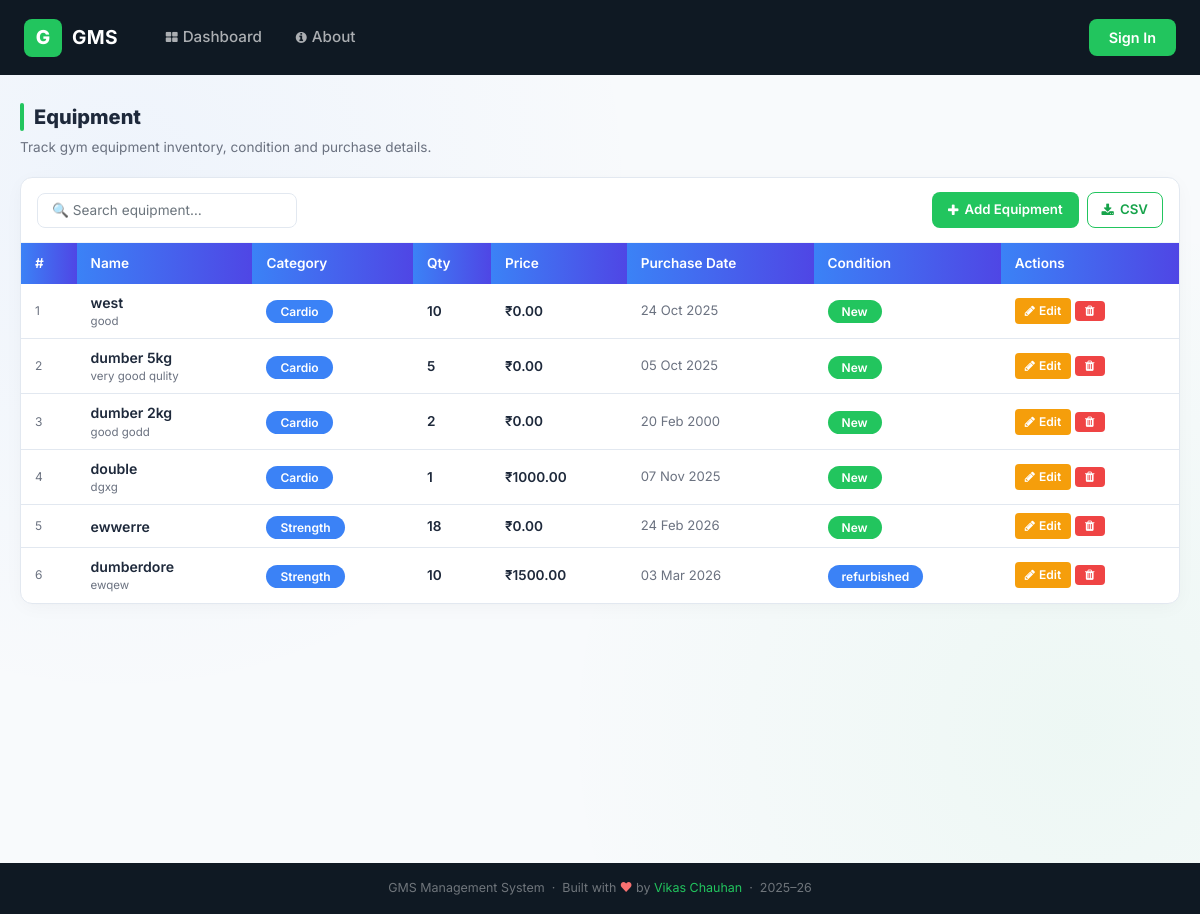
The app's page /view_equipment/ with its own data.
### gym/models.py (models this page shows, shortened)
class Equipment(models.Model):
    name = models.CharField(max_length=100)
    category = models.CharField(max_length=50, default="")
    quantity = models.PositiveIntegerField(default=1)
    price = models.DecimalField(max_digits=10, decimal_places=2)
    unit = models.CharField(max_length=10)
    date = models.DateField()  # Proper DateField
    condition = models.CharField(max_length=20, default="new")
    description = models.TextField(max_length=500)

### gym/views.py (the view)
# urls.py: path('view_equipment/', View_Equipment, name='view_equipment'),
def View_Equipment(request):
    equ = Equipment.objects.all()
    d = {'equ': equ}
    return render(request, 'view_equipment.html', d)

### gym/templates/view_equipment.html (shortened to what this page needs)
{% extends 'navigation.html' %}
{% load static %}
{% block body %}
<div style="display:flex; align-items:center; gap:10px; margin-bottom:6px;">
    <div style="width:4px; height:28px; background:#22c55e; border-radius:2px;"></div>
    <h1 style="font-size:1.25rem; font-weight:800; margin:0;">Equipment</h1>
</div>
<p style="color:#6b7280; font-size:0.85rem; margin-bottom:20px;">Track gym equipment inventory, condition and purchase details.</p>
<div class="app-card">
    <div style="padding:14px 16px; border-bottom:1px solid #f1f5f9; display:flex; align-items:center; flex-wrap:wrap; gap:10px; justify-content:space-between;">
        <input type="text" id="equipmentSearch" class="form-control" style="width:260px;font-size:0.85rem;padding:8px 14px;" placeholder="🔍 Search equipment…" onkeyup="searchEquipment()">
        <div style="display:flex;gap:8px;">
            <a href="{% url 'add_equipment' %}" class="btn-gms-primary" style="text-decoration:none;display:inline-flex;align-items:center;gap:6px;font-size:0.83rem;padding:8px 16px;">
                <i class="fa fa-plus"></i> Add Equipment
            </a>
            <a href="{% url 'export_equipment_csv' %}" class="btn-gms-outline" style="text-decoration:none;display:inline-flex;align-items:center;gap:6px;font-size:0.83rem;padding:7px 14px;">
                <i class="fa fa-download"></i> CSV
            </a>
        </div>
    </div>
    <div style="overflow-x:auto;">
        <table class="gms-table" style="min-width:640px;" id="eqTable">
            <thead>
                <tr>
                    <th>#</th><th>Name</th><th>Category</th><th>Qty</th><th>Price</th><th>Purchase Date</th><th>Condition</th><th>Actions</th>
                </tr>
            </thead>
            <tbody id="equipmentBody">
            {% for e in equ %}
            <tr>
                <td style="color:#6b7280;font-size:0.75rem;">{{ forloop.counter }}</td>
                <td>
                    <div style="font-weight:600;font-size:0.88rem;">{{ e.name }}</div>
                    <div style="font-size:0.72rem;color:#6b7280;">{{ e.description|truncatechars:42 }}</div>
                </td>
                <td><span class="badge-blue">{{ e.category|default:"—" }}</span></td>
                <td style="font-size:0.85rem; font-weight:600;">{{ e.quantity }}</td>
                <td style="font-size:0.85rem; font-weight:600;">₹{{ e.price }}</td>
                <td style="color:#6b7280;font-size:0.82rem;">{{ e.date|date:"d M Y" }}</td>
                <td>
                    {% if e.condition == 'new' %}
                        <span class="badge-green">New</span>
                    {% elif e.condition == 'good' %}
                        <span class="badge-blue">Good</span>
                    {% elif e.condition == 'worn' %}
                        <span class="badge-yellow">Worn</span>
                    {% else %}
                        <span class="badge-blue">{{ e.condition|default:"—" }}</span>
                    {% endif %}
                </td>
                <td style="white-space:nowrap;">
                    <a href="{% url 'edit_equipment' e.id %}" class="btn-action-edit">
                        <i class="fa fa-pencil"></i> Edit
                    </a>
                    <a href="{% url 'delete_equipment' e.id %}" onclick="return confirm('Delete equipment {{ e.name }}?')" class="btn-action-delete">
                        <i class="fa fa-trash"></i>
                    </a>
                </td>
            </tr>
            {% empty %}
            <tr><td colspan="8" style="text-align:center; padding:48px; color:#6b7280;">No equipment found.</td></tr>
            {% endfor %}
            </tbody>
        </table>
    </div>
</div>
{% endblock %}

### gym/templates/navigation.html (style rules this page uses)
*, *::before, *::after { box-sizing: border-box; }
:root { --green: #22c55e; --green-dark: #16a34a; --green-light: #dcfce7; --dark: #0f1923; --dark2: #1a2535; --sidebar: #111c2a; --text: #1e293b; --muted: #64748b; --border: #e2e8f0; --white: #ffffff; --bg: #f8fafc; --bg-gradient: radial-gradient(circle at 10% 20%, rgba(59, 130, 246, 0.05), transparent 40%), radial-gradient(circle at 90% 80%, rgba(34, 197, 94, 0.05), transparent 40%); --card-shadow: 0 4px 20px -2px rgba(0, 0, 0, 0.04), 0 2px 10px -2px rgba(0, 0, 0, 0.02); --border-soft: #f1f5f9; --green-light: rgba(34,197,94,0.15); --table-head: #0f172a; --table-hover: #f1f5f9; --table-border: #e2e8f0; --input-bg: #ffffff; }
body { font-family: 'Inter', -apple-system, BlinkMacSystemFont, sans-serif; background: var(--bg); background-image: var(--bg-gradient); background-attachment: fixed; color: var(--text); margin: 0; min-height: 100vh; }
.app-card { background: var(--white); border: 1px solid var(--border); border-radius: 12px; box-shadow: var(--card-shadow); overflow: hidden; transition: transform 0.2s, box-shadow 0.2s; }
.gms-table { width: 100%; border-collapse: collapse; }
.gms-table thead th { background: linear-gradient(90deg, #3b82f6, #4f46e5); border-bottom: none; padding: 10px 14px; font-size: 0.85rem; font-weight: 600; text-transform: capitalize; color: #ffffff; white-space: nowrap; }
.gms-table tbody td { padding: 8px 14px; border-bottom: 1px solid var(--table-border); font-size: 0.88rem; color: var(--text); vertical-align: middle; }
.gms-table tbody tr:last-child td { border-bottom: none; }
.btn-action-edit { background: #f59e0b; color: #ffffff !important; padding: 4px 10px; border-radius: 4px; font-size: 0.75rem; font-weight: 600; text-decoration: none !important; display: inline-flex; align-items: center; gap: 4px; border: none; }
.btn-action-delete { background: #ef4444; color: #ffffff !important; padding: 4px 10px; border-radius: 4px; font-size: 0.75rem; font-weight: 600; text-decoration: none !important; display: inline-flex; align-items: center; gap: 4px; border: none; }
.badge-green { background: #22c55e; color: #fff; border: none; border-radius: 20px; padding: 4px 14px; font-size: 0.75rem; font-weight: 600; }
.badge-blue { background: #3b82f6; color: #fff; border: none; border-radius: 20px; padding: 4px 14px; font-size: 0.75rem; font-weight: 600; }
.form-control { border: 1.5px solid var(--border); border-radius: 8px; padding: 9px 13px; font-size: 0.88rem; font-family: 'Inter', sans-serif; color: var(--text); transition: border-color 0.2s, box-shadow 0.2s; background: var(--input-bg); }
.btn-gms-primary { background: var(--green); color: #fff; border: none; border-radius: 8px; padding: 9px 20px; font-size: 0.88rem; font-weight: 600; font-family: 'Inter', sans-serif; cursor: pointer; transition: background 0.2s, transform 0.15s; }
.btn-gms-outline { background: transparent; color: var(--green-dark); border: 1.5px solid var(--green); border-radius: 8px; padding: 8px 18px; font-size: 0.85rem; font-weight: 600; cursor: pointer; transition: all 0.2s; }

### records on screen
Equipment: name "west", description "good", category "Cardio", quantity "10", price "0.00", date "24 Oct 2025", condition "New"
Equipment: name "dumber 5kg", description "very good qulity", category "Cardio", quantity "5", price "0.00", date "05 Oct 2025", condition "New"
Equipment: name "dumber 2kg", description "good godd", category "Cardio", quantity "2", price "0.00", date "20 Feb 2000", condition "New"
Equipment: name "double", description "dgxg", category "Cardio", quantity "1", price "1000.00", date "07 Nov 2025", condition "New"
Equipment: name "ewwerre", category "Strength", quantity "18", price "0.00", date "24 Feb 2026", condition "New"
Equipment: name "dumberdore", description "ewqew", category "Strength", quantity "10", price "1500.00", date "03 Mar 2026", condition "refurbished"
